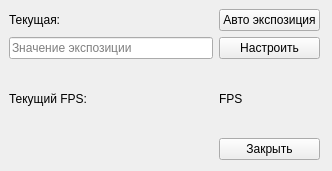
<?xml version="1.0" encoding="UTF-8"?>
<ui version="4.0">
 <class>camerasettings_widget</class>
 <widget class="QWidget" name="camerasettings_widget">
  <property name="geometry">
   <rect>
    <x>0</x>
    <y>0</y>
    <width>332</width>
    <height>171</height>
   </rect>
  </property>
  <property name="windowTitle">
   <string>Настройки камеры</string>
  </property>
  <widget class="QWidget" name="gridLayoutWidget">
   <property name="geometry">
    <rect>
     <x>9</x>
     <y>9</y>
     <width>311</width>
     <height>151</height>
    </rect>
   </property>
   <layout class="QGridLayout" name="gridLayout">
    <item row="2" column="0">
     <widget class="QLabel" name="currentFPS_label">
      <property name="text">
       <string>Текущий FPS:</string>
      </property>
     </widget>
    </item>
    <item row="0" column="1">
     <widget class="QPushButton" name="expo_auto_pushButton">
      <property name="text">
       <string>Авто экспозиция</string>
      </property>
     </widget>
    </item>
    <item row="1" column="0">
     <widget class="QLineEdit" name="set_expo_level_lineEdit">
      <property name="text">
       <string/>
      </property>
      <property name="placeholderText">
       <string>Значение экспозиции</string>
      </property>
     </widget>
    </item>
    <item row="0" column="0">
     <widget class="QLabel" name="current_expo_level_label">
      <property name="text">
       <string>Текущая: </string>
      </property>
     </widget>
    </item>
    <item row="1" column="1">
     <widget class="QPushButton" name="set_expo_level_pushButton">
      <property name="text">
       <string>Настроить</string>
      </property>
     </widget>
    </item>
    <item row="2" column="1">
     <widget class="QLabel" name="FPS_label">
      <property name="text">
       <string>FPS</string>
      </property>
     </widget>
    </item>
    <item row="3" column="1">
     <widget class="QPushButton" name="closeWidget_pushButton">
      <property name="text">
       <string>Закрыть</string>
      </property>
     </widget>
    </item>
   </layout>
  </widget>
 </widget>
 <resources/>
 <connections/>
</ui>
